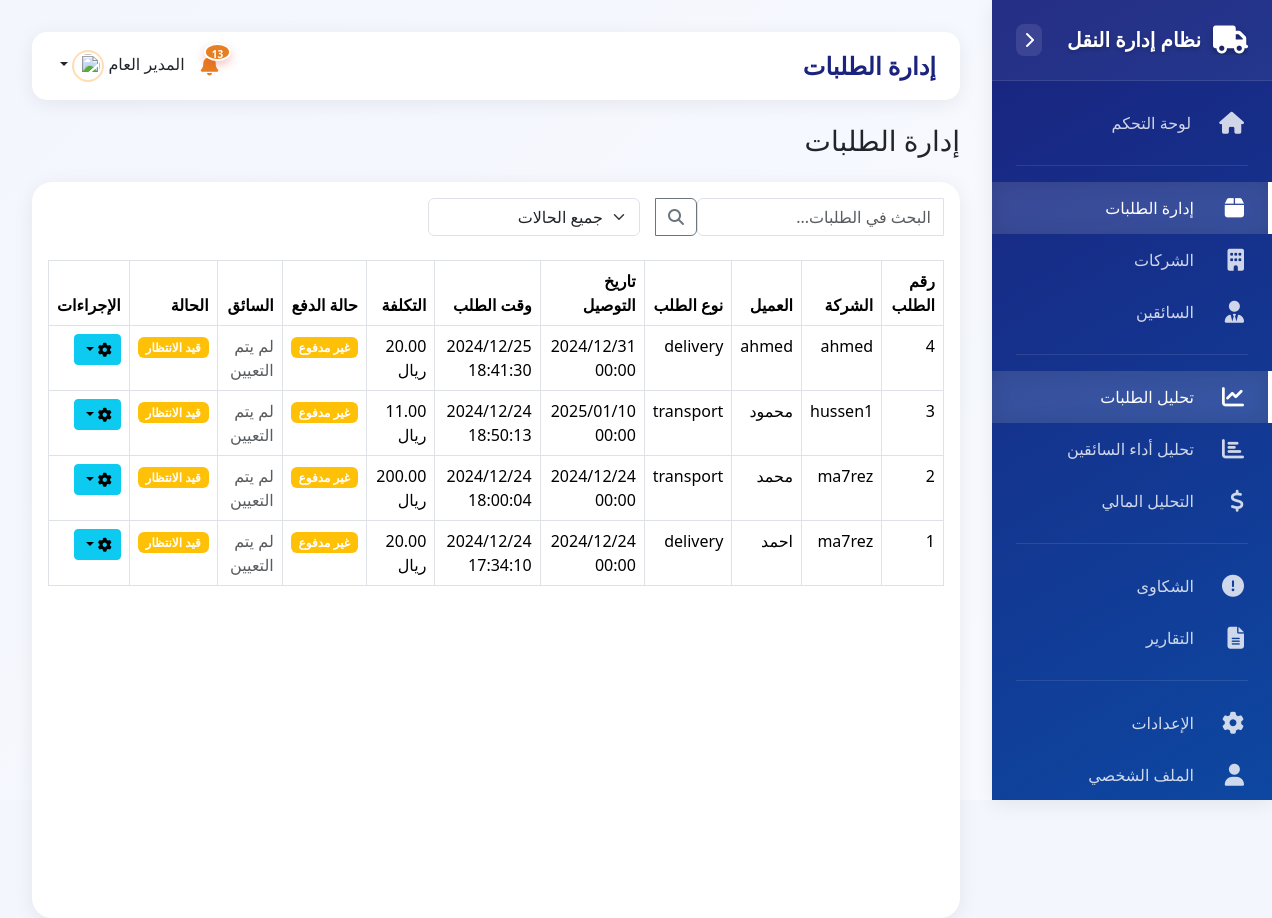
/orders.php (signed in), run on the app's committed database.
### tables this page shows
CREATE TABLE `requests` (
  `id` int(11) NOT NULL,
  `order_number` varchar(20) NOT NULL,
  `company_id` int(11) NOT NULL,
  `driver_id` int(11) DEFAULT NULL,
  `customer_name` varchar(100) NOT NULL,
  `customer_phone` varchar(20) NOT NULL,
  `order_type` enum('delivery','transport') NOT NULL,
  `delivery_date` date NOT NULL,
  `pickup_location` text NOT NULL,
  `delivery_location` text NOT NULL,
  `items_count` int(11) NOT NULL,
  `total_cost` decimal(10,2) NOT NULL,
  `payment_method` enum('cash','card','bank_transfer') NOT NULL,
  `payment_status` enum('paid','unpaid') NOT NULL DEFAULT 'unpaid',
  `is_fragile` tinyint(1) NOT NULL DEFAULT 0,
  `invoice_file` varchar(255) DEFAULT NULL,
  `status` enum('pending','accepted','in_transit','delivered','cancelled') NOT NULL DEFAULT 'pending',
  `additional_notes` text DEFAULT NULL,
  `created_at` timestamp NOT NULL DEFAULT current_timestamp(),
  `updated_at` timestamp NOT NULL DEFAULT current_timestamp() ON UPDATE current_timestamp()
);

CREATE TABLE `companies` (
  `id` int(11) NOT NULL,
  `name` varchar(100) NOT NULL,
  `email` varchar(100) NOT NULL,
  `password` varchar(255) NOT NULL,
  `phone` varchar(20) NOT NULL,
  `address` text DEFAULT NULL,
  `commercial_record` varchar(50) DEFAULT NULL,
  `tax_number` varchar(50) DEFAULT NULL,
  `logo` varchar(255) DEFAULT NULL,
  `contact_person` varchar(100) DEFAULT NULL,
  `contact_phone` varchar(20) DEFAULT NULL,
  `is_active` tinyint(1) DEFAULT 1,
  `created_at` timestamp NOT NULL DEFAULT current_timestamp()
);

### orders.php (the view, shortened to what this page needs)
<?php
require_once 'config.php';
require_once 'includes/header.php';
$search = isset($_GET['search']) ? $_GET['search'] : '';
$page = isset($_GET['page']) ? (int)$_GET['page'] : 1;
$per_page = 10;
$offset = ($page - 1) * $per_page;
$where = [];
$where_clause = !empty($where) ? " WHERE " . implode(" AND ", $where) : "";
$stmt = $conn->prepare("
    SELECT
        r.id,
        r.order_number,
        c.name as company_name,
        r.customer_name,
        r.customer_phone,
        r.order_type,
        r.delivery_date,
        r.total_cost,
        r.payment_status,
        r.status,
        r.driver_id,
        r.created_at,
        r.updated_at,
        d.username as driver_name
    FROM requests r
    LEFT JOIN companies c ON r.company_id = c.id
    LEFT JOIN drivers d ON r.driver_id = d.id" .
    $where_clause .
    " ORDER BY r.created_at DESC LIMIT :offset, :per_page");
$stmt->bindValue(':offset', $offset, PDO::PARAM_INT);
$stmt->bindValue(':per_page', $per_page, PDO::PARAM_INT);
$stmt->execute();
$orders = $stmt->fetchAll();
?>
<div class="d-flex justify-content-between align-items-center mb-4">
    <h1 class="h3 mb-0">إدارة الطلبات</h1>
</div>
<div class="card">
    <div class="card-body">
        <form class="row g-3 mb-4">
            <div class="col-md-4">
                <div class="input-group">
                    <input type="text" class="form-control" name="search" placeholder="البحث في الطلبات..." value="<?php echo htmlspecialchars($search); ?>">
                    <button class="btn btn-outline-secondary" type="submit">
                        <i class="fas fa-search"></i>
                    </button>
                </div>
            </div>
            <div class="col-md-3">
                <select class="form-select" name="status" onchange="this.form.submit()">
                    <option value="">جميع الحالات</option>
                </select>
            </div>
        </form>
        <div class="table-responsive">
            <table class="table table-bordered table-hover">
                <thead>
                    <tr>
                        <th>رقم الطلب</th>
                        <th>الشركة</th>
                        <th>العميل</th>
                        <th>نوع الطلب</th>
                        <th>تاريخ التوصيل</th>
                        <th>وقت الطلب</th>
                        <th>التكلفة</th>
                        <th>حالة الدفع</th>
                        <th>السائق</th>
                        <th>الحالة</th>
                        <th>الإجراءات</th>
                    </tr>
                </thead>
                <tbody>
                    <?php foreach ($orders as $order): ?>
                        <tr>
                            <td><?php echo htmlspecialchars($order['id']); ?></td>
                            <td><?php echo htmlspecialchars($order['company_name']); ?></td>
                            <td><?php echo htmlspecialchars($order['customer_name']); ?></td>
                            <td><?php echo htmlspecialchars($order['order_type']); ?></td>
                            <td><?php echo date('Y/m/d H:i', strtotime($order['delivery_date'])); ?></td>
                            <td><?php echo date('Y/m/d H:i:s', strtotime($order['created_at'])); ?></td>
                            <td><?php echo number_format($order['total_cost'], 2); ?> ريال</td>
                            <td>
                                <span class="badge bg-<?php echo $order['payment_status'] === 'paid' ? 'success' : 'warning'; ?>">
                                    <?php echo $order['payment_status'] === 'paid' ? 'مدفوع' : 'غير مدفوع'; ?>
                                </span>
                            </td>
                            <td>
                                <?php if ($order['driver_id']): ?>
                                    <?php echo htmlspecialchars($order['driver_name']); ?>
                                <?php else: ?>
                                    <span class="text-muted">لم يتم التعيين</span>
                                <?php endif; ?>
                            </td>
                            <td>
                                <?php
                                $status_class = '';
                                $status_text = '';
                                switch ($order['status']) {
                                    case 'pending':
                                        $status_class = 'warning';
                                        $status_text = 'قيد الانتظار';
                                        break;
                                }
                                ?>
                                <span class="badge bg-<?php echo $status_class; ?>">
                                    <?php echo $status_text; ?>
                                </span>
                            </td>
                            <td>
                                <div class="btn-group">
                                    <button type="button" class="btn btn-sm btn-info dropdown-toggle" data-bs-toggle="dropdown">
                                        <i class="fas fa-cog"></i>
                                    </button>
                                </div>
                            </td>
                        </tr>
                    <?php endforeach; ?>
                </tbody>
            </table>
        </div>
    </div>
</div>
<?php require_once 'includes/footer.php'; ?>

### includes/header.php (shortened to what this page needs)
<?php
$admin_id = $_SESSION['admin_id'];
$stmt = $conn->prepare("SELECT COUNT(*) FROM notifications WHERE admin_id = ? AND is_read = 0");
$stmt->execute([$admin_id]);
$unread_notifications = $stmt->fetchColumn();
?>
<!DOCTYPE html>
<html dir="rtl" lang="ar">
<head>
    <link href="https://cdn.jsdelivr.net/npm/bootstrap@5.3.2/dist/css/bootstrap.min.css" rel="stylesheet">
    <link href="https://cdnjs.cloudflare.com/ajax/libs/font-awesome/6.4.2/css/all.min.css" rel="stylesheet">
    <link href="assets/css/dashboard.css" rel="stylesheet">
</head>
<body>
    <?php include 'sidebar.php'; ?>
    <div class="main-content">
        <div class="content-header d-flex justify-content-between align-items-center mb-4">
            <div class="page-title">
                <h1 class="h3 mb-0 text-gray-800">
                    <?php
                    $current_page = basename($_SERVER['PHP_SELF'], '.php');
                    switch ($current_page) {
                        case 'orders':
                            echo 'إدارة الطلبات';
                            break;
                    }
                    ?>
                </h1>
            </div>
            <div class="header-actions d-flex align-items-center">
                <div class="dropdown me-3">
                    <a class="nav-link position-relative notification-icon" href="#" role="button">
                        <i class="fas fa-bell"></i>
                        <?php if ($unread_notifications > 0): ?>
                            <span class="notification-badge" id="notificationCount"><?php echo $unread_notifications; ?></span>
                        <?php endif; ?>
                    </a>
                </div>
                <div class="dropdown">
                    <a class="nav-link dropdown-toggle" href="#" id="userDropdown" role="button" data-bs-toggle="dropdown">
                        <span class="me-2 d-none d-lg-inline text-gray-600"><?php echo htmlspecialchars($_SESSION['admin_username']); ?></span>
                        <img class="img-profile rounded-circle" src="assets/img/default-avatar.png" width="32" height="32">
                    </a>
                </div>
            </div>
        </div>
</body>
</html>

### includes/sidebar.php (shortened to what this page needs)
<div class="sidebar">
    <div class="sidebar-header">
        <a href="dashboard.php" class="sidebar-brand">
            <i class="fas fa-truck"></i>
            <span>نظام إدارة النقل</span>
        </a>
        <button class="sidebar-toggle">
            <i class="fas fa-chevron-right"></i>
        </button>
    </div>
    <div class="sidebar-menu">
        <a href="dashboard.php" class="sidebar-item <?php echo basename($_SERVER['PHP_SELF']) == 'dashboard.php' ? 'active' : ''; ?>">
            <i class="fas fa-home"></i>
            <span>لوحة التحكم</span>
        </a>
        <div class="sidebar-divider"></div>
        <a href="orders.php" class="sidebar-item <?php echo basename($_SERVER['PHP_SELF']) == 'orders.php' ? 'active' : ''; ?>">
            <i class="fas fa-box"></i>
            <span>إدارة الطلبات</span>
        </a>
        <a href="companies.php" class="sidebar-item <?php echo basename($_SERVER['PHP_SELF']) == 'companies.php' ? 'active' : ''; ?>">
            <i class="fas fa-building"></i>
            <span>الشركات</span>
        </a>
        <a href="drivers.php" class="sidebar-item <?php echo basename($_SERVER['PHP_SELF']) == 'drivers.php' ? 'active' : ''; ?>">
            <i class="fas fa-user-tie"></i>
            <span>السائقين</span>
        </a>
        <div class="sidebar-divider"></div>
        <a href="orders.php" class="sidebar-item <?php echo strpos($_SERVER['PHP_SELF'], 'orders.php') !== false ? 'active' : ''; ?>">
            <i class="fas fa-chart-line"></i>
            <span>تحليل الطلبات</span>
        </a>
        <a href="drivers.php" class="sidebar-item <?php echo strpos($_SERVER['PHP_SELF'], 'drivers.php') !== false ? 'active' : ''; ?>">
            <i class="fas fa-chart-bar"></i>
            <span>تحليل أداء السائقين</span>
        </a>
        <a href="revenue.php" class="sidebar-item <?php echo strpos($_SERVER['PHP_SELF'], 'revenue.php') !== false ? 'active' : ''; ?>">
            <i class="fas fa-dollar-sign"></i>
            <span>التحليل المالي</span>
        </a>
        <div class="sidebar-divider"></div>
        <a href="complaints.php" class="sidebar-item <?php echo basename($_SERVER['PHP_SELF']) == 'complaints.php' ? 'active' : ''; ?>">
            <i class="fas fa-exclamation-circle"></i>
            <span>الشكاوى</span>
        </a>
        <a href="reports.php" class="sidebar-item <?php echo basename($_SERVER['PHP_SELF']) == 'reports.php' ? 'active' : ''; ?>">
            <i class="fas fa-file-alt"></i>
            <span>التقارير</span>
        </a>
        <div class="sidebar-divider"></div>
        <a href="settings.php" class="sidebar-item <?php echo basename($_SERVER['PHP_SELF']) == 'settings.php' ? 'active' : ''; ?>">
            <i class="fas fa-cog"></i>
            <span>الإعدادات</span>
        </a>
        <a href="profile.php" class="sidebar-item <?php echo basename($_SERVER['PHP_SELF']) == 'profile.php' ? 'active' : ''; ?>">
            <i class="fas fa-user"></i>
            <span>الملف الشخصي</span>
        </a>
    </div>
</div>

### includes/footer.php (shortened to what this page needs)
</body>
</html>

### assets/css/dashboard.css (style rules this page uses)
:root { --primary-gradient: linear-gradient(150deg, #ff8f00 0%, #e65100 100%); --secondary-gradient: linear-gradient(150deg, #ffa726 0%, #fb8c00 100%); --success-gradient: linear-gradient(150deg, #43a047 0%, #2e7d32 100%); --dark-gradient: linear-gradient(150deg, #1a237e 0%, #0d47a1 100%); --danger-gradient: linear-gradient(150deg, #e53935 0%, #c62828 100%); --sidebar-width: 280px; --sidebar-collapsed-width: 70px; --header-height: 60px; --card-shadow: 0 4px 20px rgba(0,0,0,0.07); --hover-shadow: 0 8px 30px rgba(0,0,0,0.15); }
body { background-color: #f3f6fd; font-family: system-ui, -apple-system, "Segoe UI", Roboto, "Helvetica Neue", Arial, sans-serif; min-height: 100vh; position: relative; display: flex; }
.sidebar { width: var(--sidebar-width); height: 100vh; position: fixed; right: 0; top: 0; background: var(--dark-gradient); color: white; transition: all 0.3s cubic-bezier(0.4, 0, 0.2, 1); z-index: 1000; box-shadow: var(--card-shadow); display: flex; flex-direction: column; }
.sidebar-header { padding: 1.5rem; display: flex; align-items: center; justify-content: space-between; border-bottom: 1px solid rgba(255,255,255,0.1); min-height: var(--header-height); background: rgba(255,255,255,0.05); }
.sidebar-brand { font-size: 1.25rem; font-weight: 600; color: white; text-decoration: none; display: flex; align-items: center; gap: 0.75rem; white-space: nowrap; overflow: hidden; text-shadow: 0 2px 4px rgba(0,0,0,0.2); }
.sidebar-brand i { font-size: 1.75rem; min-width: 1.75rem; filter: drop-shadow(0 2px 4px rgba(0,0,0,0.2)); }
.sidebar-toggle { background: rgba(255,255,255,0.1); border: none; color: white; cursor: pointer; padding: 0.5rem; display: flex; align-items: center; justify-content: center; border-radius: 8px; transition: all 0.3s ease; }
.sidebar-menu { padding: 1rem 0; flex: 1; overflow-y: auto; }
.sidebar-item { padding: 0.875rem 1.5rem; display: flex; align-items: center; text-decoration: none; color: rgba(255,255,255,0.8); transition: all 0.3s ease; position: relative; gap: 0.875rem; white-space: nowrap; overflow: hidden; border-right: 4px solid transparent; }
.sidebar-item i { font-size: 1.375rem; min-width: 1.375rem; transition: transform 0.3s ease; }
.sidebar-item.active { color: white; background: rgba(255,255,255,0.15); border-right-color: var(--primary-gradient); box-shadow: inset 0 0 20px rgba(0,0,0,0.1); }
.sidebar-item span { font-weight: 500; transition: opacity 0.3s ease; }
.sidebar-divider { margin: 1rem 1.5rem; border-top: 1px solid rgba(255,255,255,0.1); }
.main-content { flex: 1; margin-right: var(--sidebar-width); transition: margin 0.3s cubic-bezier(0.4, 0, 0.2, 1); min-height: 100vh; padding: 2rem; background: linear-gradient(135deg, #f3f6fd 0%, #f8faff 100%); }
.card { border: none; border-radius: 20px; box-shadow: var(--card-shadow); transition: all 0.3s cubic-bezier(0.4, 0, 0.2, 1); overflow: hidden; height: 100%; background: white; }
.content-header { margin-bottom: 2rem; padding: 1rem 1.5rem; background: white; border-radius: 15px; box-shadow: var(--card-shadow); }
.page-title h1 { color: #1a237e; font-weight: 600; margin: 0; font-size: 1.5rem; }
[dir="rtl"] .sidebar-item i { margin-left: 0.875rem; margin-right: 0; }
.notification-badge { position: absolute; top: -5px; right: -5px; background: var(--danger-gradient); color: white; border-radius: 10px; padding: 0.25rem 0.5rem; font-size: 0.75rem; font-weight: 600; box-shadow: 0 2px 6px rgba(229,57,53,0.3); animation: pulse 2s infinite; }
.img-profile { border: 2px solid rgba(255,143,0,0.3); padding: 2px; transition: all 0.3s ease; }
.notification-badge { position: absolute; top: -8px; right: -8px; background: var(--danger-gradient); color: white; border-radius: 12px; padding: 0.25rem 0.75rem; font-size: 0.75rem; font-weight: 600; box-shadow: 0 4px 10px rgba(229,57,53,0.3); animation: notificationBadgePulse 2s infinite; border: 2px solid white; min-width: 24px; text-align: center; }
.notification-icon { position: relative; display: inline-flex; align-items: center; justify-content: center; padding: 0.5rem; border-radius: 50%; transition: all 0.3s ease; }
.notification-icon i { font-size: 1.5rem; color: rgba(255,255,255,0.9); transition: all 0.3s ease; }

### data on the page
requests: id "4", company.name "ahmed", customer_name "ahmed", order_type "delivery", delivery_date "2024/12/31 00:00", created_at "2024/12/25 18:41:30", total_cost "20.00", payment_status "غير مدفوع", shows "لم يتم التعيين", status "قيد الانتظار"
requests: id "3", company.name "hussen1", customer_name "محمود", order_type "transport", delivery_date "2025/01/10 00:00", created_at "2024/12/24 18:50:13", total_cost "11.00", payment_status "غير مدفوع", shows "لم يتم التعيين", status "قيد الانتظار"
requests: id "2", company.name "ma7rez", customer_name "محمد", order_type "transport", delivery_date "2024/12/24 00:00", created_at "2024/12/24 18:00:04", total_cost "200.00", payment_status "غير مدفوع", shows "لم يتم التعيين", status "قيد الانتظار"
requests: id "1", company.name "ma7rez", customer_name "احمد", order_type "delivery", delivery_date "2024/12/24 00:00", created_at "2024/12/24 17:34:10", total_cost "20.00", payment_status "غير مدفوع", shows "لم يتم التعيين", status "قيد الانتظار"

### other printed values
$unread_notifications "13"
$_SESSION['admin_username'] "المدير العام"
